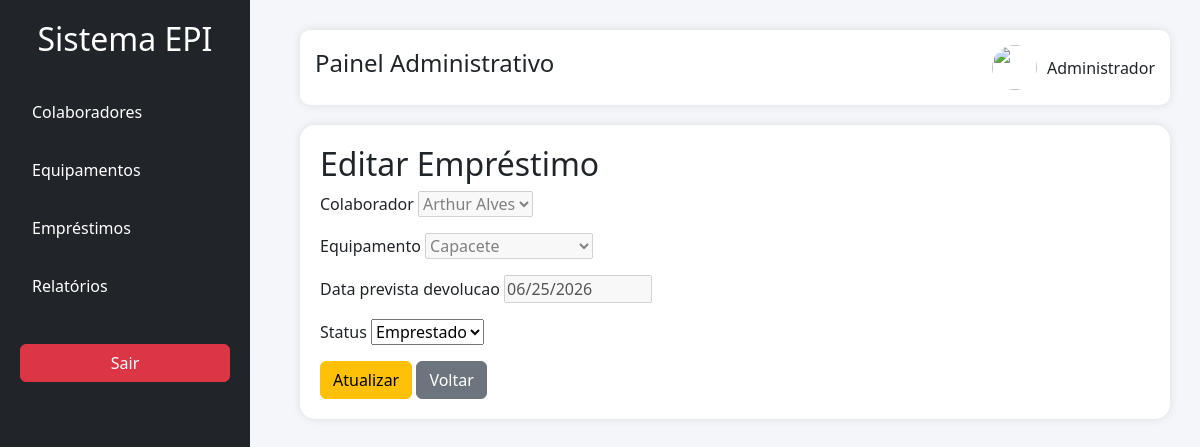
Page /emprestimos/editar/3/ (signed in) on the committed database.
### emprestimos/models.py (models this page shows, shortened)
class Emprestimo(models.Model):
    STATUS_CHOICES = [
        ('EMPRESTADO', 'Emprestado'),
        ('FORNECIDO', 'Fornecido'),
        ('DEVOLVIDO', 'Devolvido'),
        ('DANIFICADO', 'Danificado'),
        ('PERDIDO', 'Perdido'),
    ]
    colaborador = models.ForeignKey(
        Colaborador,
        on_delete=models.CASCADE
    )
    equipamento = models.ForeignKey(
        Equipamento,
        on_delete=models.CASCADE
    )
    data_emprestimo = models.DateTimeField(
        auto_now_add=True
    )
    data_prevista_devolucao = models.DateTimeField()
    data_devolucao = models.DateTimeField(
        null=True,
        blank=True
    )
    status = models.CharField(
        max_length=20,
        choices=STATUS_CHOICES,
        default='EMPRESTADO'
    )
    observacao_devolucao = models.TextField(
        null=True,
        blank=True
    )

### emprestimos/views.py (the view, shortened to what this page needs)
@login_required
def editar_emprestimo(request, id):
    emprestimo = get_object_or_404(
        Emprestimo,
        id=id
    )
    form = EmprestimoForm(
        request.POST or None,
        instance=emprestimo
    )
    return render(
        request,
        'emprestimos/editar.html',
        {'form': form}
    )

### emprestimos/forms.py (shortened to what this page needs)
class EmprestimoForm(forms.ModelForm):
    class Meta:
        model = Emprestimo
        fields = [
            'colaborador',
            'equipamento',
            'data_prevista_devolucao',
            'status',
            'data_devolucao',
            'observacao_devolucao',
        ]
        widgets = {
            'data_prevista_devolucao': forms.DateInput(attrs={'type': 'date'}),
            'data_devolucao': forms.DateInput(attrs={'type': 'date'}),
        }
    def __init__(self, *args, **kwargs):
        super().__init__(*args, **kwargs)
        if not self.instance.pk:
            self.fields['status'].choices = [
                ('EMPRESTADO', 'Emprestado'),
                ('FORNECIDO', 'Fornecido'),
            ]
        else:
            self.fields['colaborador'].disabled = True
            self.fields['equipamento'].disabled = True
            self.fields['data_prevista_devolucao'].disabled = True

### colaboradores/models.py (called while the page is built)
    def __str__(self):
        return self.nome

### equipamentos/models.py (called while the page is built)
    def __str__(self):
        return self.nome_epi

### templates/emprestimos/editar.html (shortened to what this page needs)
{% extends 'base.html' %}
{% block content %}
<h2>Editar Empréstimo</h2>
<form method="post">
    <div class="mb-3">
        {{ form.colaborador.label }}
        {{ form.colaborador }}
    </div>
    <div class="mb-3">
        {{ form.equipamento.label }}
        {{ form.equipamento }}
    </div>
    <div class="mb-3">
        {{ form.data_prevista_devolucao.label }}
        {{ form.data_prevista_devolucao }}
    </div>
    <div class="mb-3">
        {{ form.status.label }}
        {{ form.status }}
    </div>
    <button type="submit" class="btn btn-warning">
        Atualizar
    </button>
    <a href="/emprestimos/" class="btn btn-secondary">
        Voltar
    </a>
</form>
{% endblock %}

### templates/base.html (style rules this page uses)
body { margin:0; padding:0; background:#f4f6f9; }

### rows in the picture
Emprestimo: colaborador "Arthur Alves", equipamento "Capacete", data_prevista_devolucao "06/25/2026", status "Emprestado"
